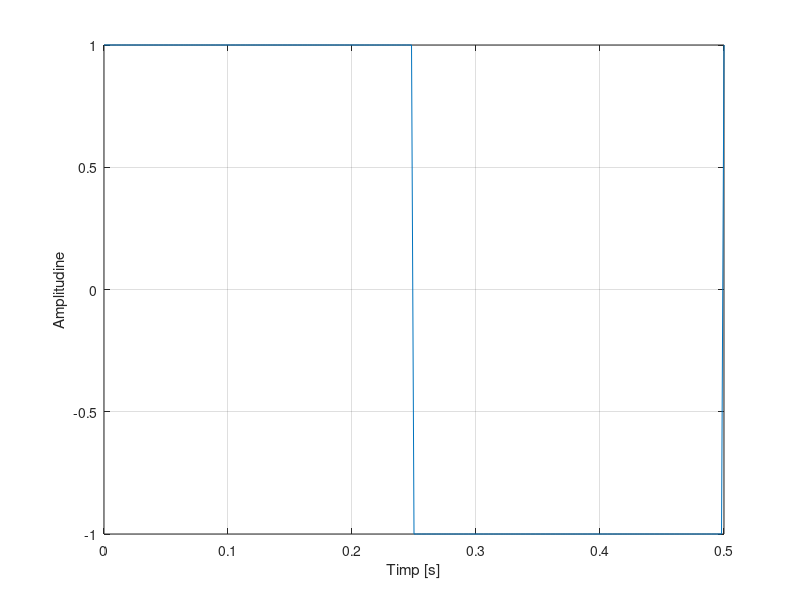
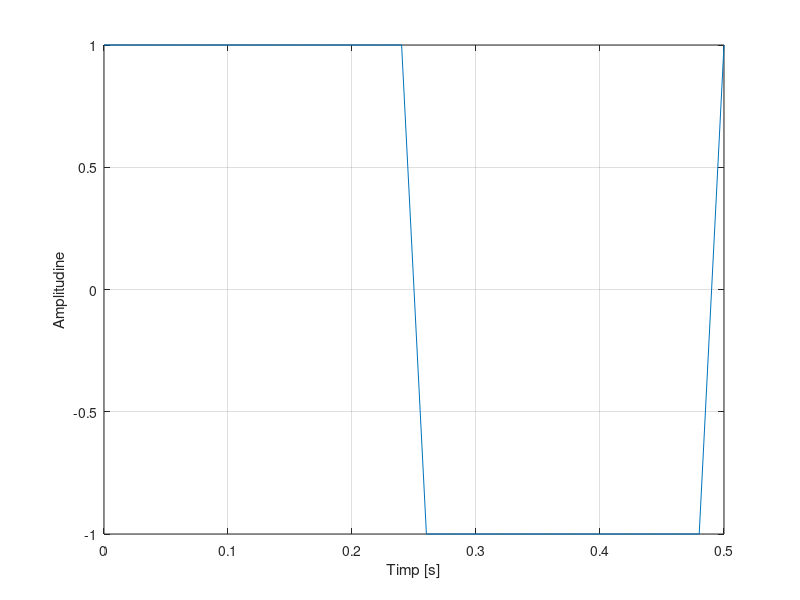
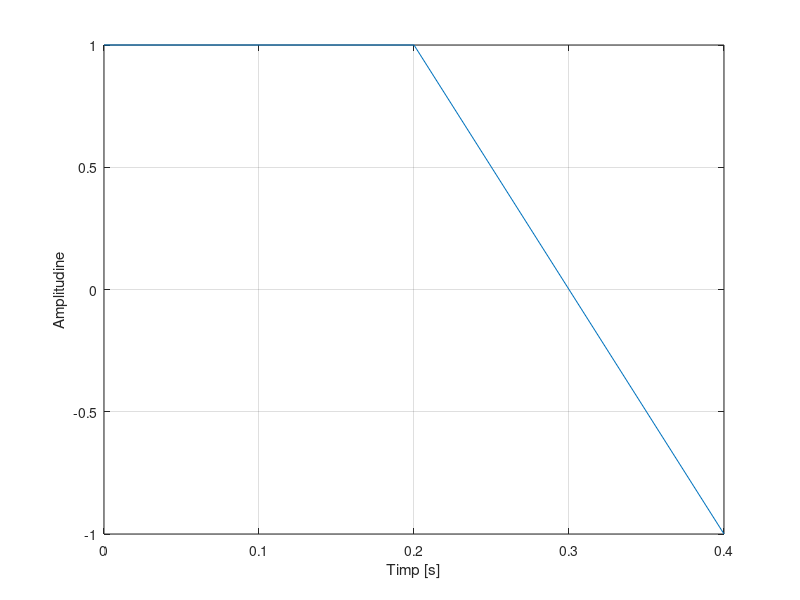

The MATLAB script that drew these images, in order:
f=4;
t=0:0.002:0.5
s=square(2*pi*f*t)
s(find(t>=0 & t<0.25))=1;
s(find(t>=0.25 & t<0.5))=-1;
figure(1)
plot(t,s)
xlabel('Timp [s]'),ylabel('Amplitudine'),grid

%Rezolutia temporara este 20ms
%Punctul a)
f=4;
t=0:0.02:0.5
s=square(2*pi*f*t)
s(find(t>=0 & t<0.25))=1;
s(find(t>=0.25 & t<0.5))=-1;
figure(2)
plot(t,s)
xlabel('Timp [s]'),ylabel('Amplitudine'),grid

%Rezolutia temporara este 200ms

f=4;
t=0:0.2:0.5
s=square(2*pi*f*t)
s(find(t>=0 & t<0.25))=1;
s(find(t>=0.25 & t<0.5))=-1;
figure(3)
plot(t,s)
xlabel('Timp [s]'),ylabel('Amplitudine'),grid


